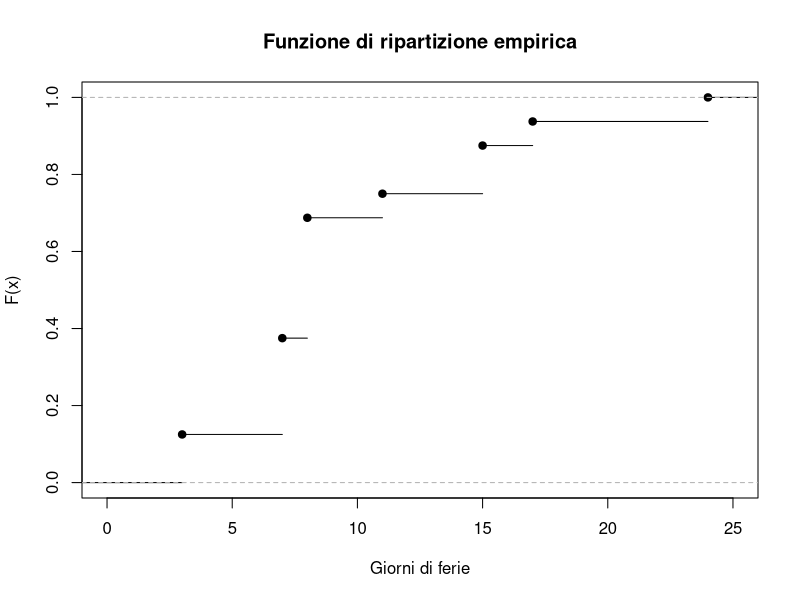
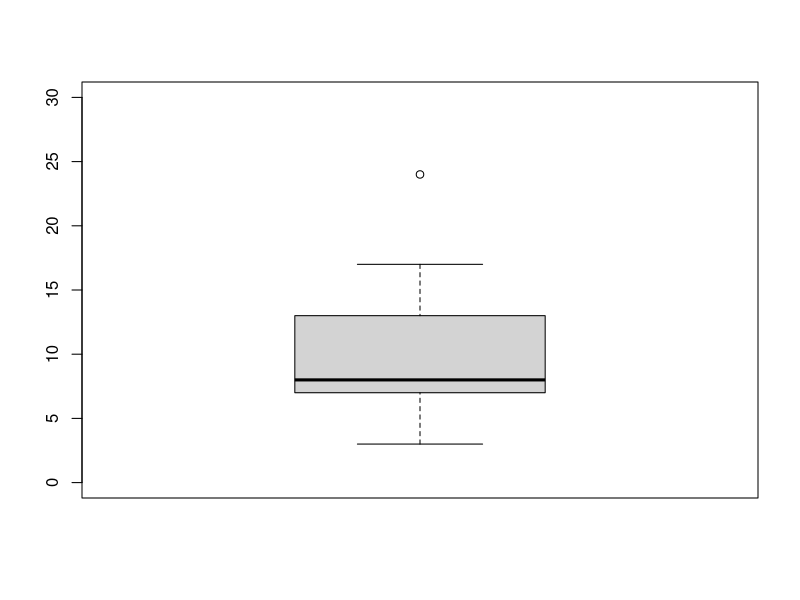
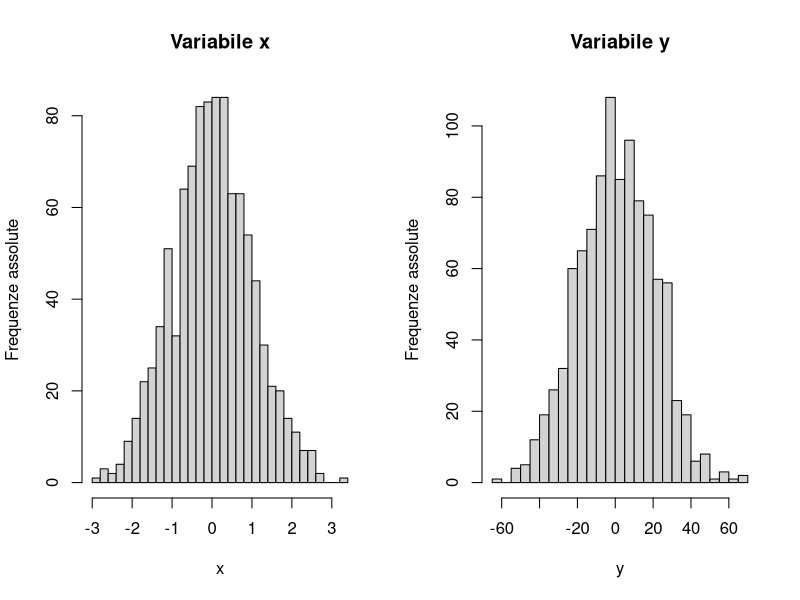
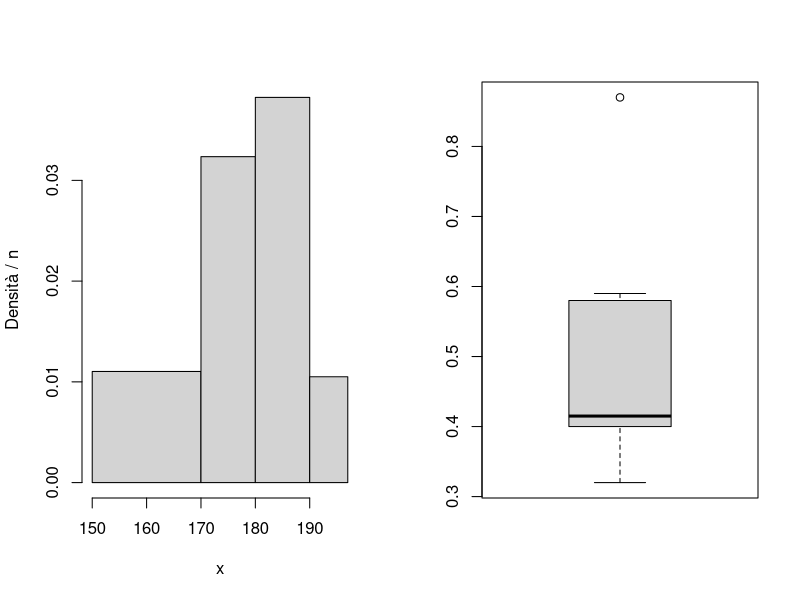

R code for these plots, in order:
## ---- chunk 1
knitr::opts_chunk$set(echo = F, eval = T, message = F, warning = F, error = F, comment = NA, cache = F, include = T, R.options = list(width = 100), collapse = T, dpi = 200, fig.align = "center", fig.height = 4, fig.width = 8)
## ---- chunk 2
x <- c(-1.65, -5.74, -0.84, -4.50, 12.90, 0.84, -4.73, 7.89, 10.72, 4.40)
y <- c(-5.34,-6.26,3.80,-2.15,-1.72,-7.35,6.84,5.92,1.72,7.76)
z <- c(7.05, -0.43, -10.21, -5.44, -6.75, -12.33, 13.76, 21.51, 0.43, 6.14)

var2 <- function(x) mean(x^2) - mean(x)^2
sd2 <- function(x) sqrt(var2(x))

Pearson_sym <- function(x){
  mean((x - mean(x))^3)/sd2(x)^3
}

Pearson_kurt <- function(x){
  mean((x - mean(x))^4)/sd2(x)^4
}


tab <- cbind(c(mean(x), mean(y), mean(z)),
             c(quantile(x,c(0.25),type=1),quantile(y,c(0.25),type=1),quantile(z,c(0.25),type=1)),
             c(quantile(x,c(0.75),type=1),quantile(y,c(0.75),type=1),quantile(z,c(0.75),type=1)),
             c(var2(x),var2(y),var2(z)),
             c(Pearson_sym(x),Pearson_sym(y),Pearson_sym(z)),
             c(Pearson_kurt(x),Pearson_kurt(y),Pearson_kurt(z)))
rownames(tab) <- c("x","y","z")
colnames(tab) <- 1:6
# knitr::kable(tab)
## ---- chunk 3
dati = c(rep(3,2),
         rep(7,4),
         rep(8,5),
         rep(11,1),
         rep(15,2),
         rep(17,1),
         rep(24,1))
rip = ecdf(dati)
plot(rip, xlab = "Giorni di ferie", ylab = "F(x)", main = "Funzione di ripartizione empirica", xlim = c(0,25))
## ---- chunk 4
dati = c(rep(3,2),
         rep(7,4),
         rep(8,5),
         rep(11,1),
         rep(15,2),
         rep(17,1),
         rep(24,1))
boxplot(dati, ylim = c(0,30))
## ---- chunk 5
set.seed(123)
x <- rnorm(1000)
y <- rnorm(1000,0,20)
par(mfrow=c(1,2))
hist(x, breaks= 30, main = "Variabile x", ylab = "Frequenze assolute")
hist(y, breaks= 30, main = "Variabile y", ylab = "Frequenze assolute")
## ---- chunk 6
x <- c(rep(155, 30), rep(175,44), rep(185,52), rep(195,10))
breaks <- c(150,170,180,190,197)
hist(x, breaks = breaks, freq=FALSE, main = "", ylab= "Densità / n")
## ---- chunk 7
x <- c(0.38, 0.32, 0.59, 0.58, 0.41, 0.87,   0.54,  0.4, 0.42, 0.4) 
## ---- chunk 8
quantile(x, type = 1)[c(2,4)]
## ---- chunk 9
boxplot(x)
